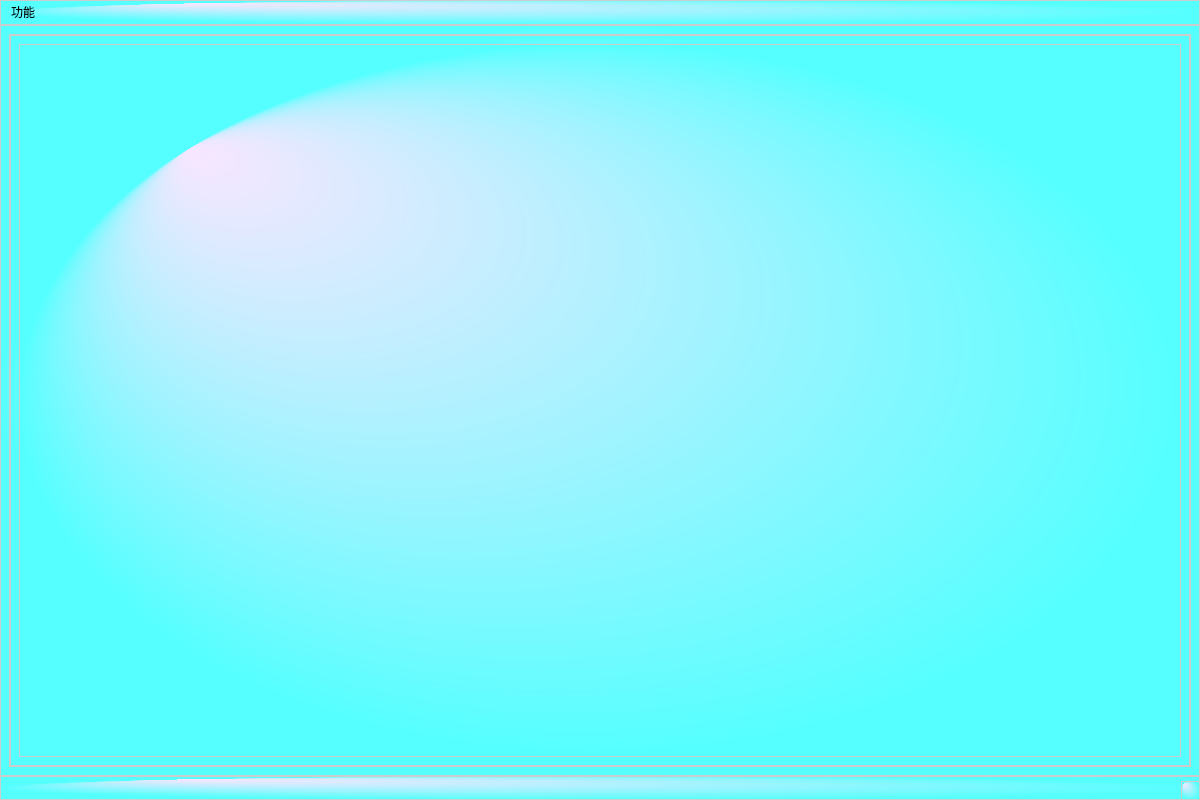
<?xml version="1.0" encoding="UTF-8"?>
<ui version="4.0">
 <class>MainWindow</class>
 <widget class="QMainWindow" name="MainWindow">
  <property name="geometry">
   <rect>
    <x>0</x>
    <y>0</y>
    <width>1200</width>
    <height>800</height>
   </rect>
  </property>
  <property name="windowTitle">
   <string>基于麒麟操作系统的多功能智能助手</string>
  </property>
  <property name="toolTip">
   <string>&lt;html&gt;&lt;head/&gt;&lt;body&gt;&lt;p&gt;基于麒麟操作系统的多功能智能助手&lt;/p&gt;&lt;/body&gt;&lt;/html&gt;</string>
  </property>
  <property name="styleSheet">
   <string notr="true">background-color: qradialgradient(spread:pad, cx:0.5, cy:0.5, radius:0.5, stop:0 rgba(248, 230, 255), stop:1 rgb(85, 255, 255));
    border: 1px solid #ccc;
    color: black;</string>
  </property>
  <widget class="QWidget" name="centralwidget">
   <property name="styleSheet">
    <string notr="true">background-color: qradialgradient(spread:pad, cx:0.5, cy:0.5, radius:0.5, stop:0 rgba(248, 230, 255), stop:1 rgb(85, 255, 255));
    border: 1px solid #ccc;
    color: black;</string>
   </property>
   <layout class="QVBoxLayout" name="verticalLayout">
    <item>
     <widget class="QStackedWidget" name="stackedWidget">
      <property name="currentIndex">
       <number>0</number>
      </property>
      <widget class="QWidget" name="chatPage">
       <property name="styleSheet">
        <string notr="true">font: 75 12pt &quot;Noto Sans CJK SC&quot;;</string>
       </property>
       <layout class="QVBoxLayout" name="verticalLayout_2">
        <item>
         <widget class="ChatWindow" name="chatWindow" native="true"/>
        </item>
       </layout>
      </widget>
      <widget class="QWidget" name="rolePage">
       <layout class="QVBoxLayout" name="verticalLayout_3">
        <item>
         <widget class="RoleManager" name="roleManager" native="true">
          <property name="styleSheet">
           <string notr="true">background-color: qradialgradient(spread:pad, cx:0.5, cy:0.5, radius:0.5, stop:0 rgba(248, 230, 255), stop:1 rgb(85, 255, 255));
    border: 1px solid #ccc;
    color: black;</string>
          </property>
         </widget>
        </item>
       </layout>
      </widget>
     </widget>
    </item>
   </layout>
  </widget>
  <widget class="QMenuBar" name="menubar">
   <property name="geometry">
    <rect>
     <x>0</x>
     <y>0</y>
     <width>1200</width>
     <height>37</height>
    </rect>
   </property>
   <widget class="QMenu" name="menu">
    <property name="title">
     <string>功能</string>
    </property>
    <addaction name="actionSwitchToChat"/>
    <addaction name="actionSwitchToRole"/>
   </widget>
   <addaction name="menu"/>
  </widget>
  <widget class="QStatusBar" name="statusbar"/>
  <action name="actionSwitchToChat">
   <property name="text">
    <string>聊天</string>
   </property>
  </action>
  <action name="actionSwitchToRole">
   <property name="text">
    <string>角色管理</string>
   </property>
  </action>
 </widget>
 <customwidgets>
  <customwidget>
   <class>ChatWindow</class>
   <extends>QWidget</extends>
   <header>chatwindow.h</header>
   <container>1</container>
  </customwidget>
  <customwidget>
   <class>RoleManager</class>
   <extends>QWidget</extends>
   <header>rolemanager.h</header>
   <container>1</container>
  </customwidget>
 </customwidgets>
 <resources/>
 <connections/>
</ui>
